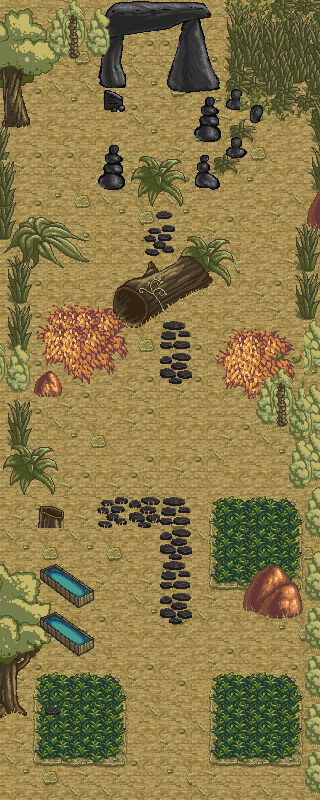

A 2D game scene composited from a Tiled map and its tileset images. What follows is a short description and the map's XML, with each tile layer's data collapsed to a summary:
An orthogonal 20x50 tile map with 16x16 px tiles, 3 tile layers (background, onTop, onTop2) and 80 objects.

<map version="1.0" orientation="orthogonal" renderorder="right-down" width="20" height="50" tilewidth="16" tileheight="16" nextobjectid="130">
 <tileset firstgid="1" name="start" tilewidth="16" tileheight="16" tilecount="1024" columns="32">
  <image source="tilesets/trees_plants_rocks.png" width="512" height="512" />
 </tileset>
 <layer name="background" width="20" height="50">
  <data>[1000 cells, 1000 non-empty, 60 distinct tile ids]</data>
 </layer>
 <layer name="onTop" width="20" height="50">
  <data>[1000 cells, 399 non-empty, 315 distinct tile ids]</data>
 </layer>
 <layer name="onTop2" width="20" height="50">
  <data>[1000 cells, 262 non-empty, 225 distinct tile ids]</data>
 </layer>
 <objectgroup name="barrieren">
  <object id="1" x="32" y="496" width="32" height="32" />
  <object id="3" x="32" y="560" width="32" height="32" />
  <object id="4" x="64" y="576" width="32" height="32" />
  <object id="6" x="64" y="560" width="16" height="16" />
  <object id="8" x="48" y="592" width="16" height="16" />
  <object id="9" x="32" y="608" width="32" height="32" />
  <object id="10" x="64" y="624" width="32" height="32" />
  <object id="11" x="64" y="608" width="16" height="16" />
  <object id="12" x="48" y="640" width="16" height="16" />
  <object id="13" x="240" y="560" width="64" height="64" />
  <object id="14" x="304" y="480" width="16" height="320" />
  <object id="15" x="0" y="560" width="32" height="160" />
  <object id="16" x="0" y="0" width="48" height="80" />
  <object id="17" x="0" y="80" width="32" height="48" />
  <object id="18" x="0" y="128" width="16" height="96" />
  <object id="19" x="0" y="224" width="80" height="48" />
  <object id="20" x="16" y="208" width="48" height="16" />
  <object id="21" x="0" y="272" width="32" height="176" />
  <object id="22" x="0" y="448" width="64" height="48" />
  <object id="23" x="32" y="304" width="96" height="64" />
  <object id="24" x="32" y="368" width="32" height="32" />
  <object id="25" x="64" y="368" width="48" height="16" />
  <object id="26" x="48" y="0" width="80" height="64" />
  <object id="27" x="96" y="64" width="32" height="32" />
  <object id="29" x="176" y="0" width="144" height="64" />
  <object id="30" x="160" y="64" width="160" height="32" />
  <object id="31" x="304" y="96" width="16" height="128" />
  <object id="34" x="288" y="224" width="32" height="272" />
  <object id="35" x="224" y="320" width="64" height="80" />
  <object id="36" x="256" y="400" width="32" height="32" />
  <object id="37" x="176" y="240" width="64" height="48" />
  <object id="38" x="112" y="272" width="48" height="48" />
  <object id="39" x="128" y="320" width="16" height="16" />
  <object id="42" x="160" y="256" width="16" height="48" />
  <object id="43" x="176" y="288" width="16" height="16" />
  <object id="44" x="192" y="96" width="48" height="80" />
  <object id="45" x="240" y="96" width="16" height="64" />
  <object id="46" x="256" y="96" width="48" height="32" />
  <object id="47" x="96" y="144" width="32" height="48" />
  <object id="49" x="128" y="160" width="64" height="48" />
  <object id="51" x="192" y="176" width="32" height="16" />
  <object id="52" x="96" y="96" width="32" height="16" />
 </objectgroup>
 <objectgroup name="schatztruhen">
  <object id="54" x="32" y="288" width="16" height="16">
   <properties>
    <property name="Inhalt" value="Brot" />
   </properties>
  </object>
  <object id="55" x="16" y="496" width="16" height="16">
   <properties>
    <property name="Inhalt" value="Bogen" />
   </properties>
  </object>
  <object id="58" x="288" y="640" width="16" height="16">
   <properties>
    <property name="Inhalt" value="Schwert" />
   </properties>
  </object>
  <object id="72" x="32" y="672" width="16" height="16">
   <properties>
    <property name="Inhalt" value="Nahrung1" />
   </properties>
  </object>
  <object id="73" x="32" y="688" width="16" height="16">
   <properties>
    <property name="Inhalt" value="Nahrung2" />
   </properties>
  </object>
  <object id="74" x="32" y="704" width="16" height="16">
   <properties>
    <property name="Inhalt" value="Nahrung3" />
   </properties>
  </object>
  <object id="75" x="112" y="672" width="16" height="16">
   <properties>
    <property name="Inhalt" value="Nahrung4" />
   </properties>
  </object>
  <object id="76" x="112" y="688" width="16" height="16">
   <properties>
    <property name="Inhalt" value="Nahrung5" />
   </properties>
  </object>
  <object id="77" x="112" y="704" width="16" height="16">
   <properties>
    <property name="Inhalt" value="Nahrung6" />
   </properties>
  </object>
  <object id="81" x="208" y="672" width="16" height="16">
   <properties>
    <property name="Inhalt" value="Schwert1" />
   </properties>
  </object>
  <object id="82" x="208" y="688" width="16" height="16">
   <properties>
    <property name="Inhalt" value="Schwert2" />
   </properties>
  </object>
  <object id="83" x="208" y="704" width="16" height="16">
   <properties>
    <property name="Inhalt" value="Schwert3" />
   </properties>
  </object>
  <object id="86" x="144" y="624" width="16" height="16">
   <properties>
    <property name="Inhalt" value="ruestung1" />
   </properties>
  </object>
  <object id="87" x="176" y="624" width="16" height="16">
   <properties>
    <property name="Inhalt" value="ruestung2" />
   </properties>
  </object>
  <object id="88" x="208" y="624" width="16" height="16">
   <properties>
    <property name="Inhalt" value="ruestung4" />
   </properties>
  </object>
  <object id="89" x="240" y="624" width="16" height="16">
   <properties>
    <property name="Inhalt" value="ruestung6" />
   </properties>
  </object>
  <object id="92" x="256" y="672" width="16" height="16">
   <properties>
    <property name="Inhalt" value="Schwert4" />
   </properties>
  </object>
  <object id="94" x="256" y="704" width="16" height="16">
   <properties>
    <property name="Inhalt" value="Schwert5" />
   </properties>
  </object>
  <object id="95" x="256" y="736" width="16" height="16">
   <properties>
    <property name="Inhalt" value="Schwert6" />
   </properties>
  </object>
  <object id="97" x="144" y="513" width="16" height="16">
   <properties>
    <property name="Inhalt" value="Bogen3" />
   </properties>
  </object>
  <object id="98" x="176" y="513" width="16" height="16">
   <properties>
    <property name="Inhalt" value="Bogen4" />
   </properties>
  </object>
  <object id="99" x="208" y="513" width="16" height="16">
   <properties>
    <property name="Inhalt" value="Bogen5" />
   </properties>
  </object>
  <object id="100" x="240" y="513" width="16" height="16">
   <properties>
    <property name="Inhalt" value="Bogen6" />
   </properties>
  </object>
  <object id="101" x="112" y="513" width="16" height="16">
   <properties>
    <property name="Inhalt" value="Bogen2" />
   </properties>
  </object>
  <object id="102" x="80" y="513" width="16" height="16">
   <properties>
    <property name="Inhalt" value="Bogen1" />
   </properties>
  </object>
  <object id="105" x="224" y="592" width="16" height="16">
   <properties>
    <property name="Inhalt" value="FoliantZauberW" />
   </properties>
  </object>
  <object id="106" x="224" y="560" width="16" height="16">
   <properties>
    <property name="Inhalt" value="FoliantZauberK" />
   </properties>
  </object>
  <object id="109" x="96" y="576" width="16" height="16">
   <properties>
    <property name="Inhalt" value="FoliantGeschick" />
   </properties>
  </object>
  <object id="113" x="96" y="560" width="16" height="16">
   <properties>
    <property name="Inhalt" value="FoliantKraft" />
   </properties>
  </object>
  </objectgroup>
 <objectgroup name="raider">
  <!-- 5 objects omitted --></objectgroup>
 <objectgroup name="areaborder">
  <!-- 1 objects omitted --></objectgroup>
</map>
<!-- 9 of 80 objects omitted -->
